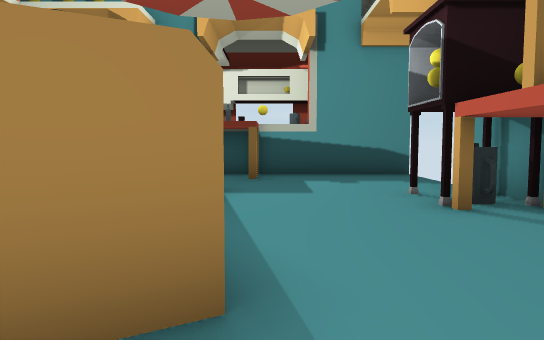
[1] (above)

14 first-person views from a walk through a Unity game level. The camera is 1.5 m above the floor, tilts 4° down and sees 70° across. The floor is counted in squares, 2 m on a side. Each view is taken from the middle of a square. On the plan, view 1 faces up. The plan holds only what a view shows up to about 12 squares ahead; the rest is blank. The place goes on beyond the plan. The player character is not drawn. Some surface patterns are stand-ins.

[2]
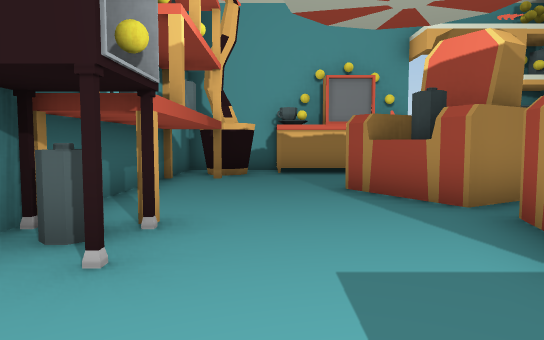

[3]
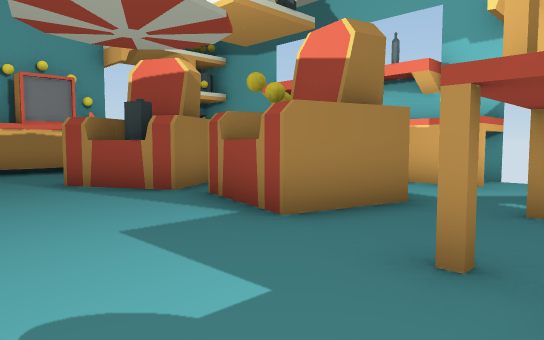

[4]
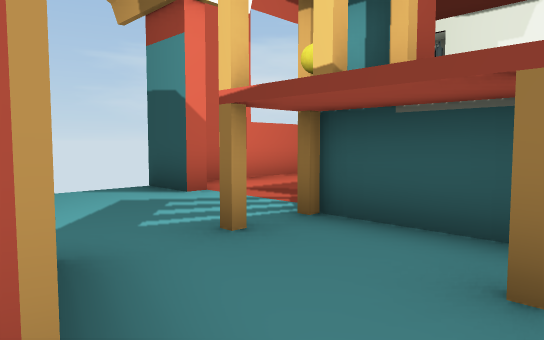

[5]
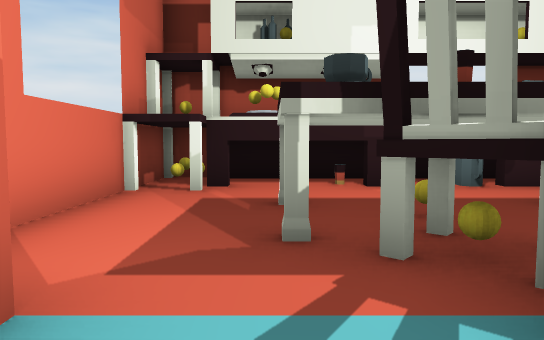

[6]
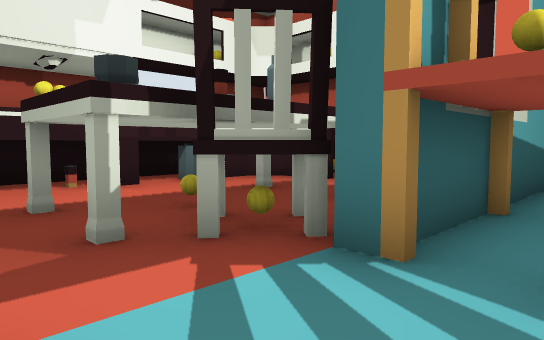

[7]
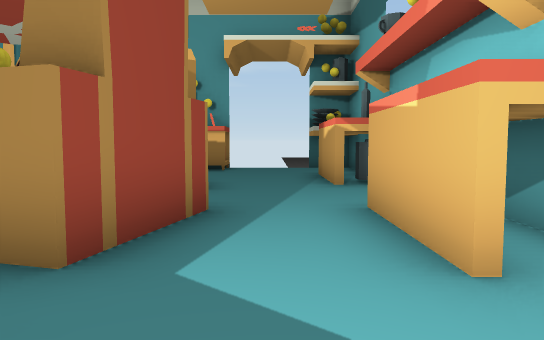

[8]
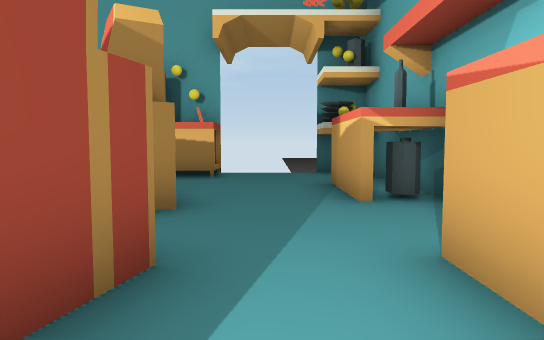

[9]
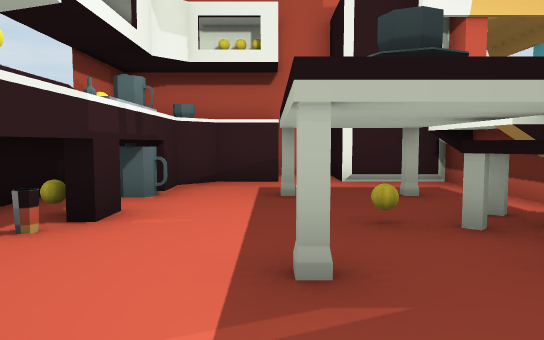

[10]
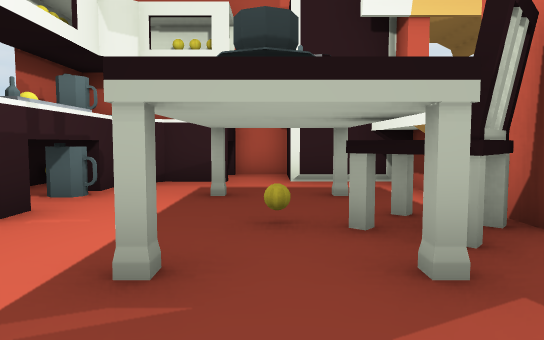

[11]
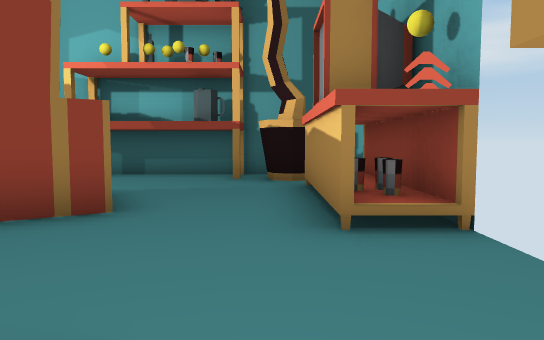

[12]
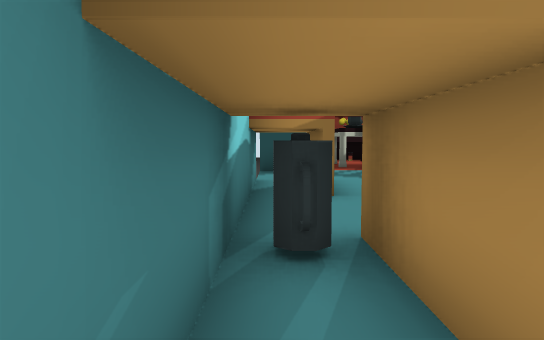

[13]
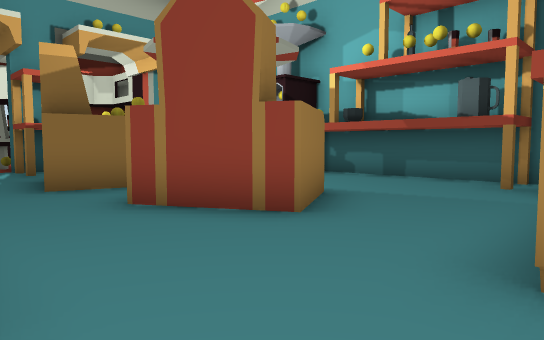

[14]
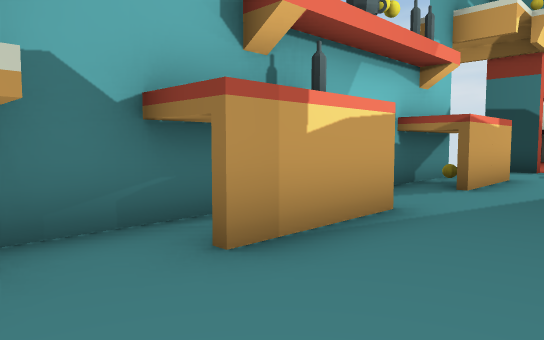

### Floor plan
Key: @ floor where view 1 was taken; # wall or solid block; x gap in a wall; . floor; C cup; B yellow ball; O other object.
Columns run from 7 left of view 1 to 4 right of it. Each row starts with its distance up from view 1.
 17   #
 16  #########
 15  ###C#  ##
 14  ##......##
 13 #..#...#.###
 12 #....B.....#
 11 #...###..###
 10  ...#######
  9  #..####...
  8  ..........
  7  ..........
  6 #.#.###..O.#
  5 #B#.##...OO
  4 #....x...###
  3 #....##....#
  2  O#..##....#
  1 #.#..##....#
  0 #.#....@...#
 -1 #........###
 -2 #....C#####
 -3  #   O####

Positions as (right, up) in squares from view 1, and headings:
1: (0, 0), facing up
2: (1, 8), facing down
3: (2, 9), facing down-left
4: (0, 6), facing up-left
5: (-4, 8), facing up
6: (-5, 8), facing up-right
7: (-4, 9), facing down
8: (-4, 7), facing down
9: (-6, 13), facing right
10: (-6, 12), facing right
11: (-6, -1), facing right
12: (-6, -1), facing up
13: (-5, -2), facing up-right
14: (-3, -2), facing up-left
